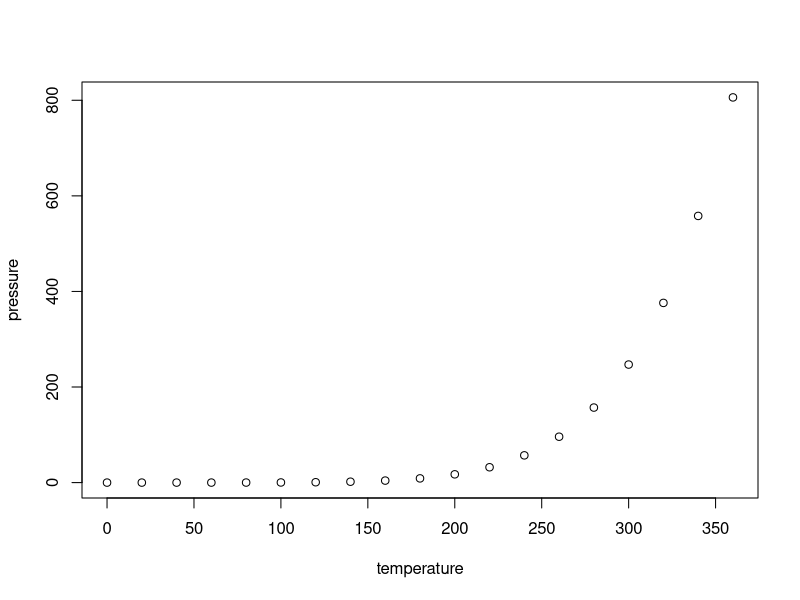
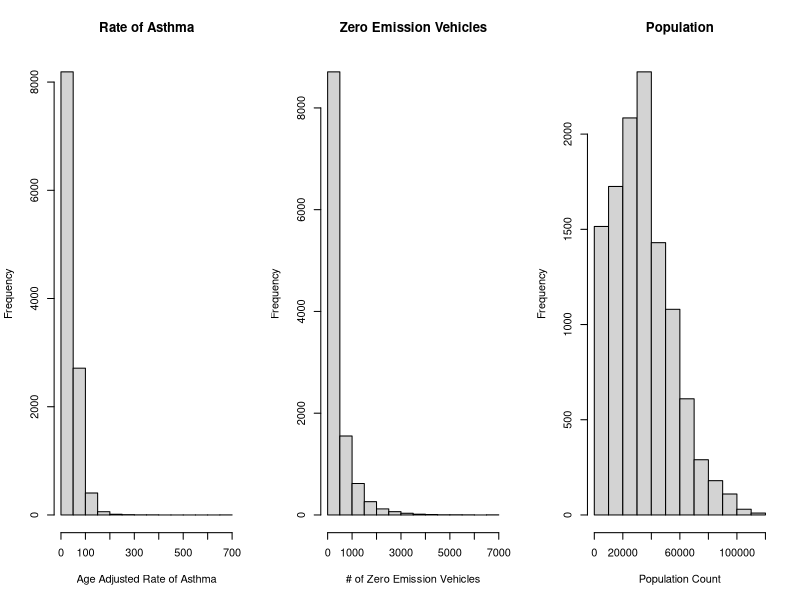
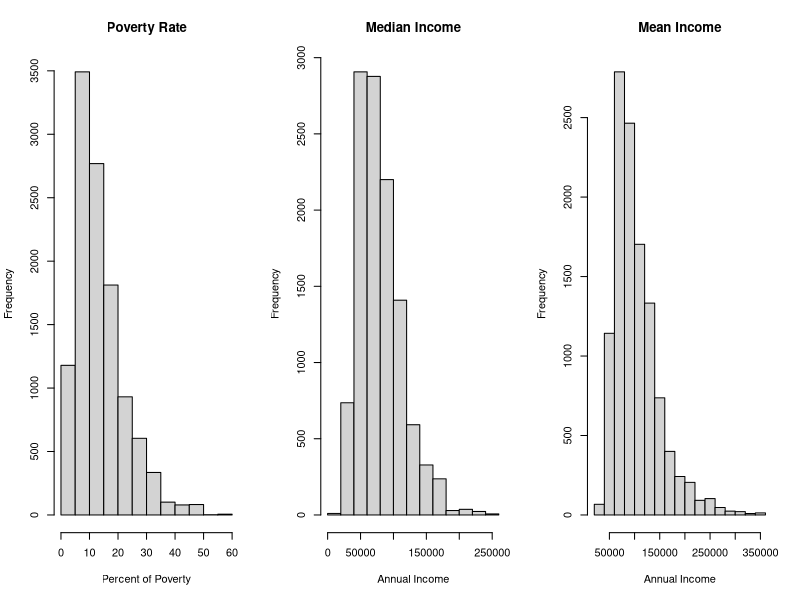
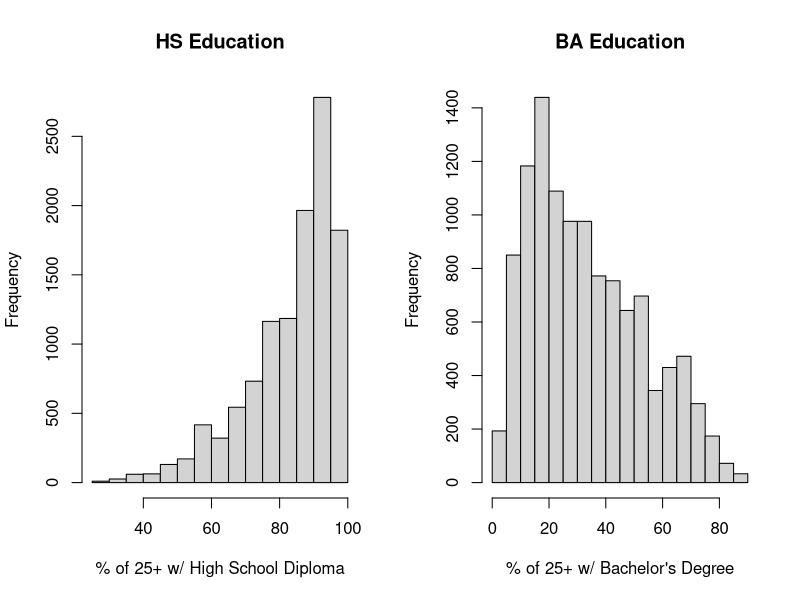
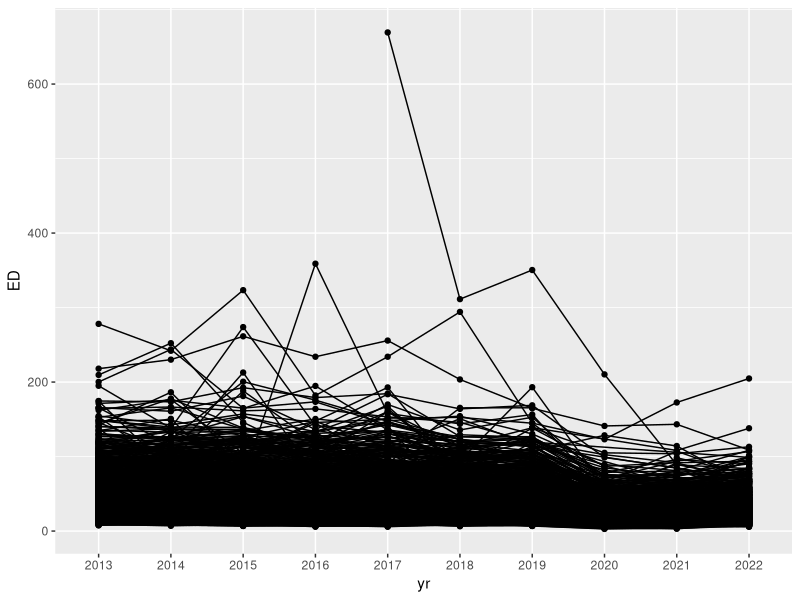

Here is the R script that generated these plots, in order:
## ---- chunk 1
knitr::opts_chunk$set(echo = TRUE)
## ---- chunk 2
summary(cars)
## ---- chunk 3
plot(pressure)
## ---- chunk 4
getwd()
EV_data <- read.csv("data_ZEV_asthmaED_2013_2022.csv")
EV_data <- read.csv("./Data/data_ZEV_asthmaED_2013_2022.csv")
## ---- chunk 5
#Getting number of EVs per 1000 people
EV_data$nZEV1000pop <- EV_data$nZEV/EV_data$pop *1000
#RoA = Rate of Asthma
log_AgeAdj_RoA_ED_Visit_Rate <- log(EV_data$Age_Adjusted_Rate_of_Asthma_ED_Visit_Rate)
#Getting LN to help create better plots 
## ---- chunk 6
#Summary Stats by all years
summary_stats_allyrs <- c(
summary(EV_data$Age_Adjusted_Rate_of_Asthma_ED_Visit_Rate),
SD=sd(EV_data$Age_Adjusted_Rate_of_Asthma_ED_Visit_Rate))
#mean(41.90) --> #there are about 41.90 visits to ED per 10,000ppl
#Sd(28.98) --> there is huge variance between zip codes and ppl in ED 
## ---- chunk 7
#Summary Stats by each years
cat("Summary Statistics of Asthma ED Visit Rates by Year:\n")
print(tapply(EV_data$Age_Adjusted_Rate_of_Asthma_ED_Visit_Rate, EV_data$yr, summary, na.rm = TRUE))

cat("\nStandard Deviation by Year:\n")
print(tapply(EV_data$Age_Adjusted_Rate_of_Asthma_ED_Visit_Rate , EV_data$yr , sd, na.rm = TRUE))

## ---- chunk 8
tapply(EV_data$nZEV, EV_data$yr, summary, na.rm = TRUE) 
tapply(EV_data$nZEV, EV_data$yr, sd,      na.rm = TRUE)

## ---- chunk 9
tapply(EV_data$nZEV1000pop , EV_data$yr, summary, na.rm = TRUE) 
tapply(EV_data$nZEV1000pop , EV_data$yr, sd,      na.rm = TRUE)
## ---- chunk 10
tapply(EV_data$pop , EV_data$yr, summary, na.rm = TRUE) 
tapply(EV_data$pop , EV_data$yr, sd,      na.rm = TRUE)
## ---- chunk 11
tapply(EV_data$percPoverty , EV_data$yr, summary, na.rm = TRUE) 
tapply(EV_data$percPoverty , EV_data$yr, sd,      na.rm = TRUE)
## ---- chunk 12
tapply(EV_data$HHincomeMedian , EV_data$yr, summary, na.rm = TRUE) 
tapply(EV_data$HHincomeMedian , EV_data$yr, sd,      na.rm = TRUE)
## ---- chunk 13
tapply(EV_data$HHincomeMean , EV_data$yr, summary, na.rm = TRUE) 
tapply(EV_data$HHincomeMean , EV_data$yr, sd,      na.rm = TRUE)
## ---- chunk 14
tapply(EV_data$EDUCpercHSplus , EV_data$yr, summary, na.rm = TRUE) 
tapply(EV_data$EDUCpercHSplus , EV_data$yr, sd,      na.rm = TRUE)
## ---- chunk 15
tapply(EV_data$EDUCpercBAplus , EV_data$yr, summary, na.rm = TRUE) 
tapply(EV_data$EDUCpercBAplus , EV_data$yr, sd,      na.rm = TRUE)
## ---- chunk 16

#New dataset with just the variables of interest for Corr. Matrix

library(corrplot)

corr_EV_data_vars <- EV_data[, c(
  "nZEV",                      # number of electric vehicles
  "nZEV1000pop",              # EVs per 1000 people (you created this)
  "pop",                      # population
  "Age_Adjusted_Rate_of_Asthma_ED_Visit_Rate",  # asthma outcome
  "percPoverty",              # poverty %
  "HHincomeMedian",           # median income
  "HHincomeMean",             # mean income
  "EDUCpercHSplus",           # % with high school education or higher
  "EDUCpercBAplus"            # % with bachelor’s degree or higher
)]

corr_EV_data_matrix <- cor(corr_EV_data_vars, use = "complete.obs")
print(corr_EV_data_matrix)


## ---- chunk 17
par(mfrow = c(1,3))
#Histograms of RoA, ZEVs, Population
hist(EV_data$Age_Adjusted_Rate_of_Asthma_ED_Visit_Rate, main = 'Rate of Asthma', xlab = 'Age Adjusted Rate of Asthma')
hist(EV_data$nZEV, main ='Zero Emission Vehicles', xlab = '# of Zero Emission Vehicles')
hist(EV_data$pop, main ='Population', xlab = 'Population Count')
## ---- chunk 18
#Histograms of Poverty rate, Median Income, Mean Income
par(mfrow = c(1,3))

hist(EV_data$percPoverty, main = 'Poverty Rate', xlab = 'Percent of Poverty')
hist(EV_data$HHincomeMedian, main ='Median Income', xlab = 'Annual Income')
hist(EV_data$HHincomeMean, main ='Mean Income', xlab = 'Annual Income')
## ---- chunk 19
par(mfrow = c(1,2))
#Histograms of HS Education, BA Education
hist(EV_data$EDUCpercHSplus, main = 'HS Education', xlab = '% of 25+ w/ High School Diploma')
hist(EV_data$EDUCpercBAplus, main ='BA Education', xlab = "% of 25+ w/ Bachelor's Degree")
## ---- chunk 20
library(ggplot2)
EV_data <- within(EV_data, {
  yr <- factor(yr)
  zip <- factor(zip)
  ED <- EV_data$Age_Adjusted_Rate_of_Asthma_ED_Visit_Rate
})

require(ggplot2)
p <- ggplot(data = EV_data, aes(x = yr, y = ED ,group = zip))
p + geom_point() + geom_line()
scale_y_continuous((breaks = seq(0, 8000, by = 1000)))
## ---- chunk 21
#t-test 
data1 = c(EV_data$nZEV)
result1 = t.test(data1, alternative ="two.sided", conf.level = 0.95)
result1$conf.int
result1

data2 = c(EV_data$Age_Adjusted_Rate_of_Asthma_ED_Visit_Rate)
result2 = t.test(data2, alternative ="two.sided", conf.level = 0.95)
result2$conf.int
result2
sdnZEV = sd(EV_data$nZEV)
sdRoA = sd(EV_data$Age_Adjusted_Rate_of_Asthma_ED_Visit_Rate)

sdnZEV
sdRoA
